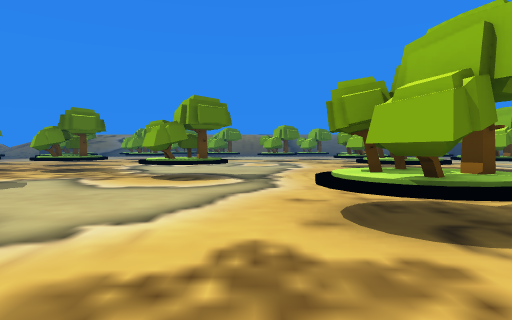
[1] (above)

18 first-person views from a walk through a Unity game level. The camera is 1.5 m above the floor, tilts 2° down and sees 75° across. The floor is counted in squares, 2 m on a side. Each view is taken from the middle of a square. On the plan, view 1 faces up. The plan holds only what a view shows up to about 11 squares ahead; the rest is blank. The place goes on beyond the plan.

[2]
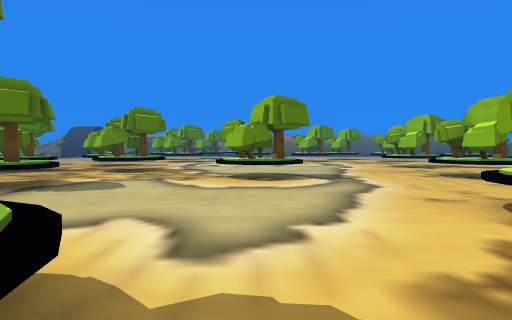

[3]
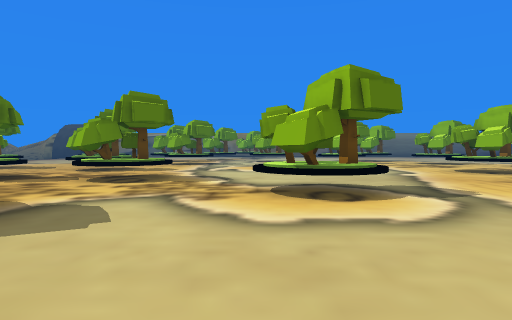

[4]
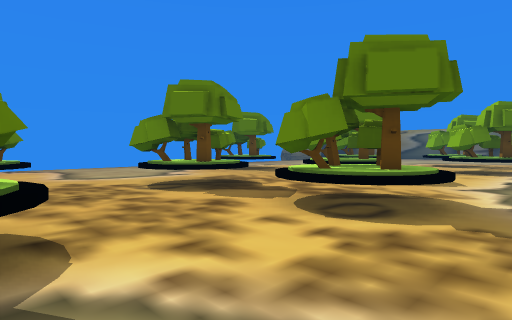

[5]
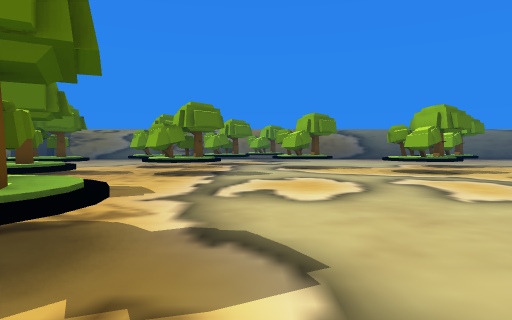

[6]
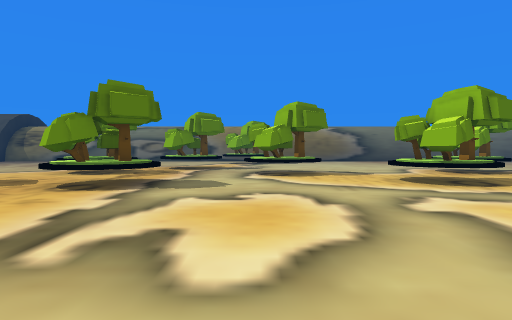

[7]
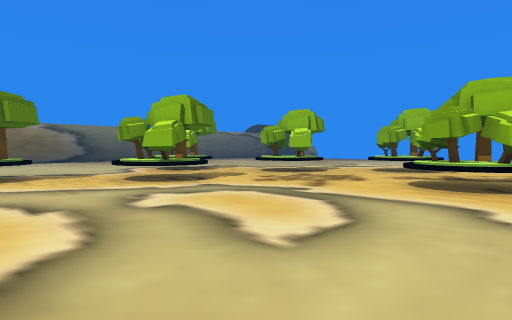

[8]
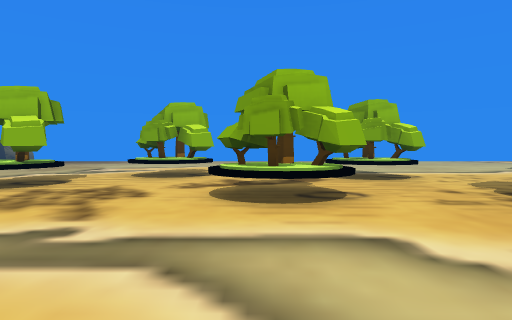

[9]
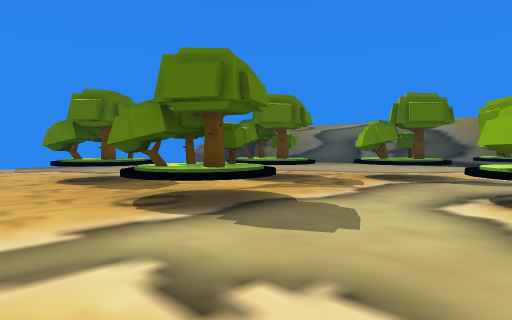

[10]
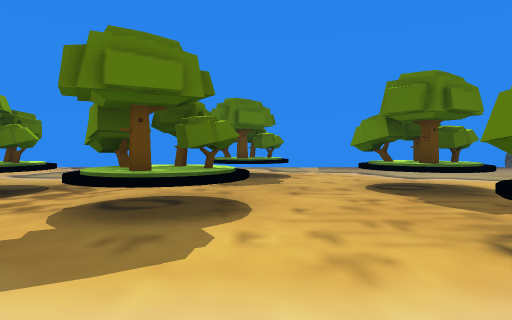

[11]
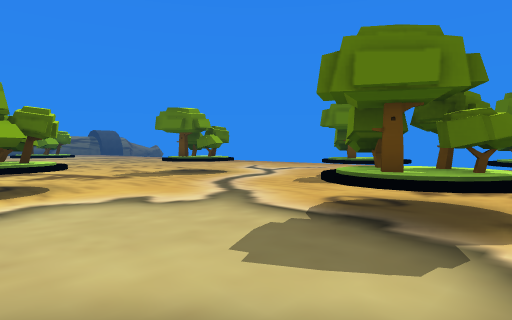

[12]
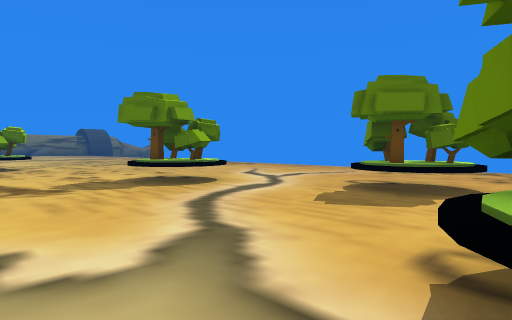

[13]
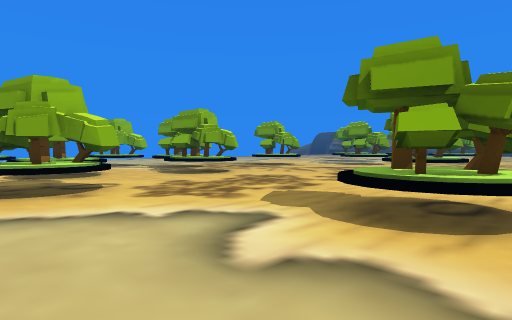

[14]
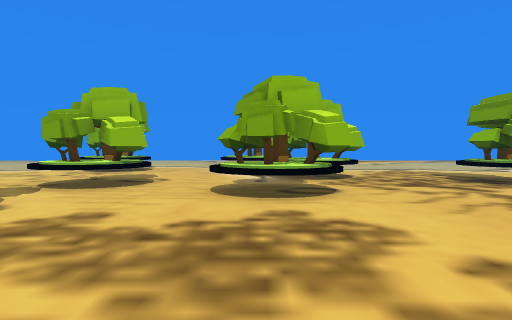

[15]
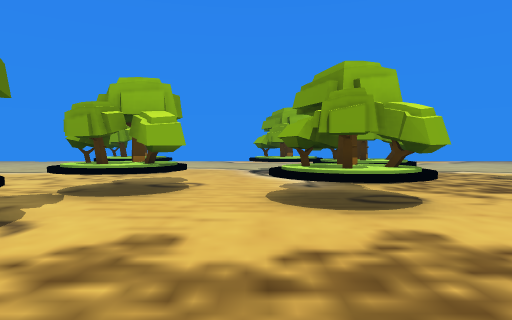

[16]
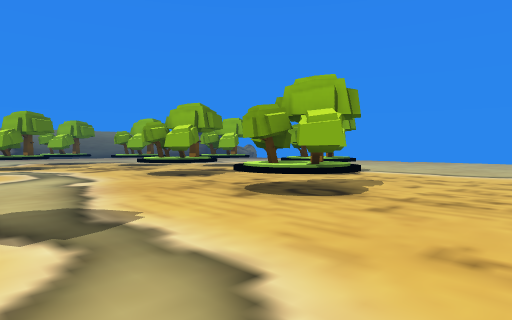

[17]
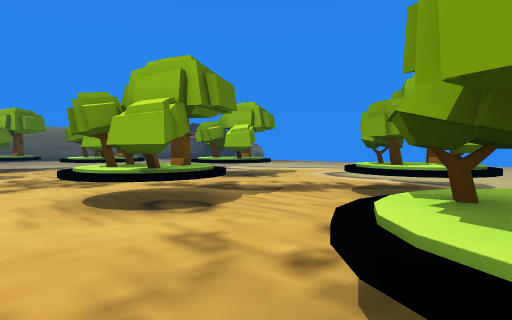

[18]
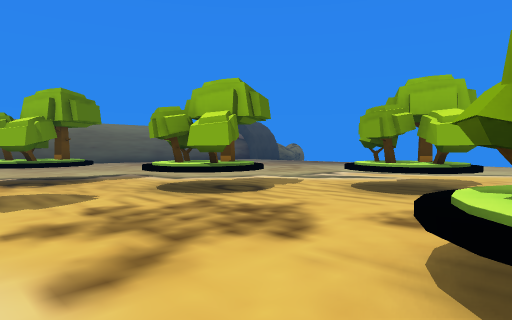

### Floor plan
Key: @ floor where view 1 was taken; # wall or solid block; x gap in a wall; . floor; / step, stairs or slope; = window, fence, low wall or low ledge; ^ raised ledge.
Columns run from 17 left of view 1 to 13 right of it. Each row starts with its distance up from view 1.
 29              x
 28            ..#
 27           ...        ..
 26          .....       ...
 25         ...x^.. ..   ....
 24         ...#^.. ... .....
 23    .. ..=#^...^#....##^..
 22    .....^#^...x^^...###.....
 21    ...........##.............
 20   ....##..^#.....=#^..=#......
 19   ....x^..x^^.....#^..#^^.....
 18   /=..#^..##..................
 17   .......................#^....
 16   .#^^...................x^....
 15    ##...#^....................
 14     ....#^...........#^......
 13    ..................#^......
 12   .....#^.##............^#...
 11  .....##^.#^^...........x^^...
 10 .......#................##....
  9 ..............=#^...##^......
  8    .#^ ........#^...###.......
  7     #x ..##^..................
  6         .##^................
  5   ........................#
  4  ....#^...........##^.....x^
  3  ....##...........##^=x^..#^
  2  ....................#^^....
  1   ..........=#^.............
  0   .....##....#^..@........##
 -1    ....x^...........##^...##
 -2     ...# .....  ....##.##^#
 -3      ........    ......x^.

Positions as (right, up) in squares from view 1, and headings:
1: (0, 0), facing up
2: (-2, 0), facing up
3: (-3, 3), facing up
4: (-4, 7), facing up-left
5: (-4, 9), facing up
6: (-3, 12), facing up
7: (-3, 12), facing up-right
8: (-1, 14), facing right
9: (-2, 16), facing up-left
10: (-4, 16), facing left
11: (-3, 8), facing down-left
12: (-5, 6), facing down-left
13: (-5, 5), facing down-right
14: (-2, -1), facing right
15: (-1, 0), facing right
16: (-1, 5), facing up-right
17: (2, 9), facing up-right
18: (2, 14), facing up-right
